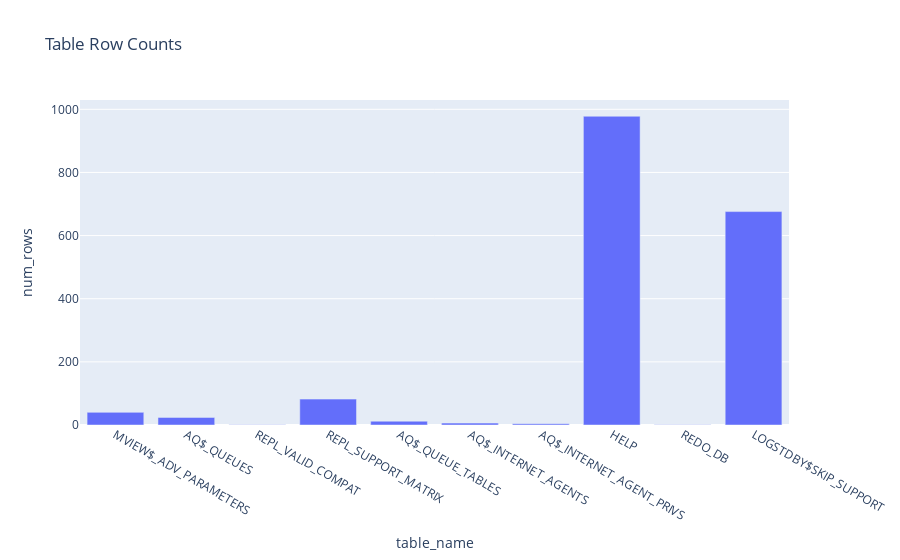

Notebook source saved alongside this figure:
### Code cell
def test_visualization():
    connection = create_connection()
    if connection:
        try:
            # Create sample data
            with connection.cursor() as cursor:
                cursor.execute("""
                    SELECT table_name, num_rows, avg_row_len 
                    FROM user_tables 
                    WHERE num_rows > 0
                """)
                df = pd.DataFrame(cursor.fetchall(), 
                                columns=['table_name', 'num_rows', 'avg_row_len'])
                
                # Create visualization
                fig = px.bar(df, x='table_name', y='num_rows',
                           title='Table Row Counts')
                fig.show()
                
                return df
        except Exception as e:
            print(f"Error: {str(e)}")
        finally:
            connection.close()
    return None

# Test the visualization
test_visualization()

### Figure 1 — Plotly figure (JSON) as saved in the notebook; plotly's stock layout.template omitted (floating-point values rounded to 4 significant figures)
{"data": [{"hovertemplate": "table_name=%{x}<br>num_rows=%{y}<extra></extra>", "legendgroup": "", "marker": {"color": "#636efa", "pattern": {"shape": ""}}, "name": "", "orientation": "v", "showlegend": false, "textposition": "auto", "type": "bar", "x": ["MVIEW$_ADV_PARAMETERS", "AQ$_QUEUES", "REPL_VALID_COMPAT", "REPL_SUPPORT_MATRIX", "AQ$_QUEUE_TABLES", "AQ$_INTERNET_AGENTS", "AQ$_INTERNET_AGENT_PRIVS", "HELP", "REDO_DB", "LOGSTDBY$SKIP_SUPPORT"], "xaxis": "x", "y": [40, 24, 1, 82, 12, 6, 4, 978, 1, 676], "yaxis": "y"}], "layout": {"barmode": "relative", "legend": {"tracegroupgap": 0}, "title": {"text": "Table Row Counts"}, "xaxis": {"anchor": "y", "domain": [0, 1], "title": {"text": "table_name"}}, "yaxis": {"anchor": "x", "domain": [0, 1], "title": {"text": "num_rows"}}}}
